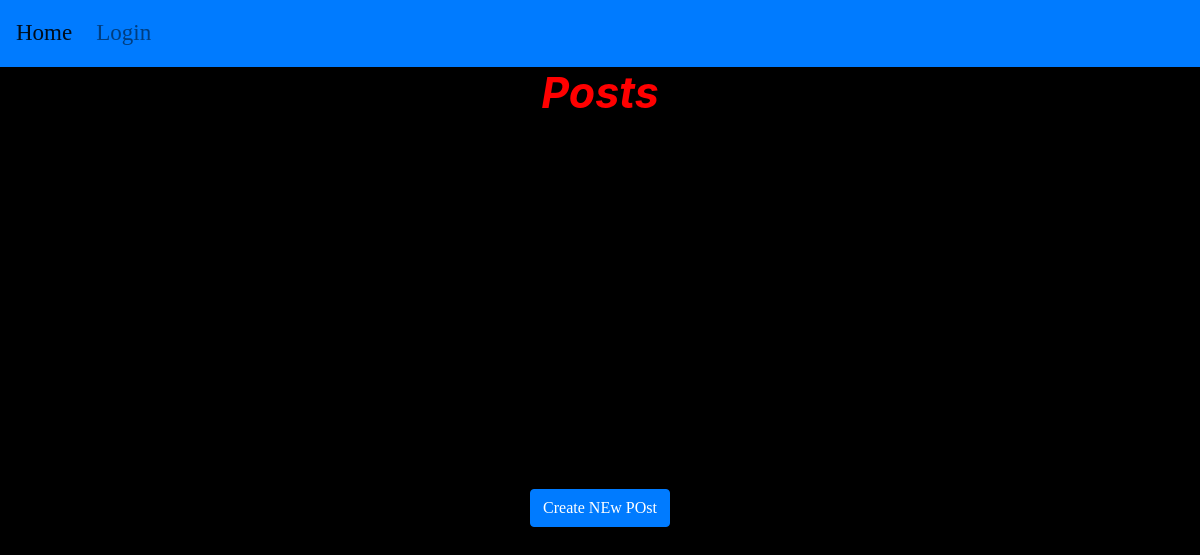
The page /blog/post/ on the database as committed earlier.
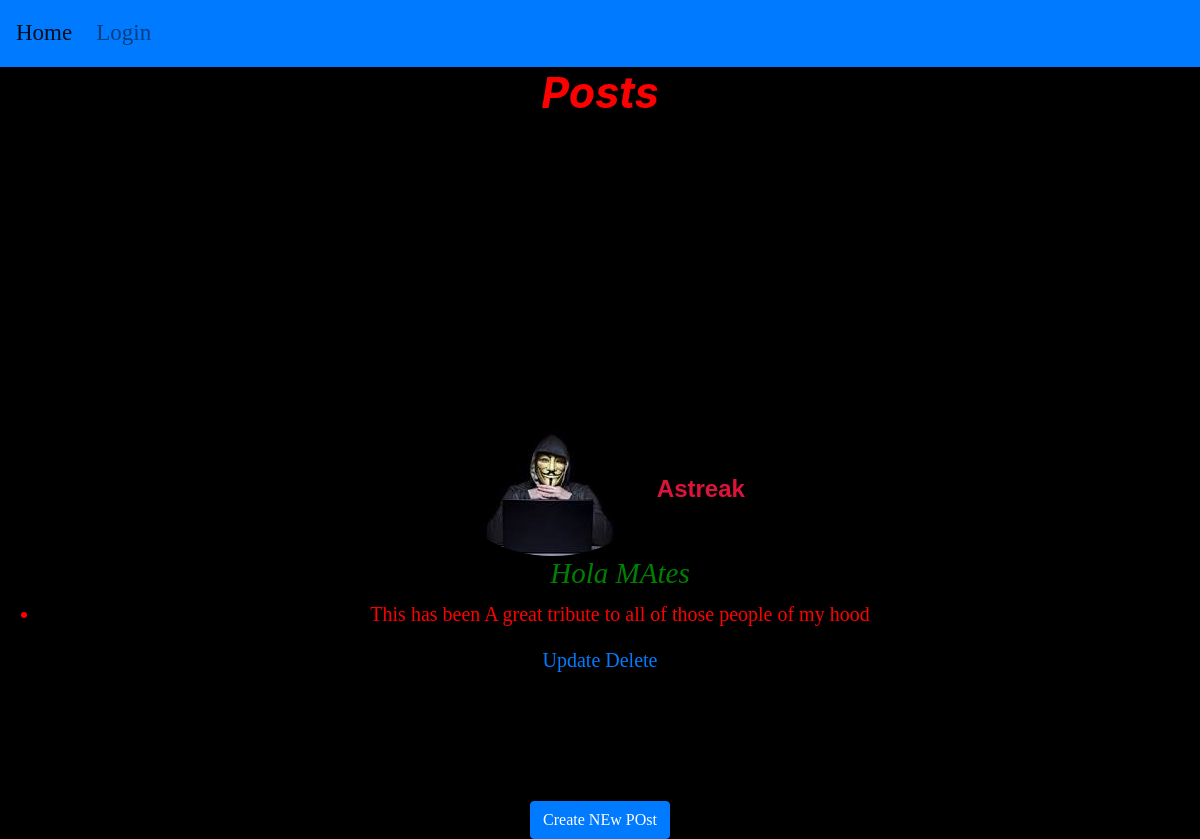
The same page on the database as committed later.
### blog/models.py (models this page shows, shortened)
class Post(models.Model):
    title=models.CharField(max_length=400)
    content=models.TextField()
    author=models.ForeignKey(User,on_delete=models.CASCADE)

### users/models.py (models this page shows, shortened)
class Account(models.Model):
   user=models.OneToOneField(User,on_delete=models.CASCADE);
   image=models.ImageField(default="default.jpg",upload_to="profile_pics")

### blog/views.py (the view)
# urls.py: path('post/',PostView.as_view(),name="blog-post"),
class PostView(ListView):
    model=Post
    template_name="blog/post.html"
    context_object_name="posts" # for getting off the default list object dtype

### blog/templates/blog/post.html (shortened to what this page needs)
{% extends 'blog/layout.html' %} {% block content %}
<h1 class="JOJJ"> Posts </h1>
<div class="headeer"> {% for i in posts%}
    <div class="popp">
        <img class="rounded-circle " src={{i.author.account.image.url}}>
        <b>{{i.author}}</b>
    </div>
    <ul>
        <a href="{% url 'post-view' i.id %}">
            <h3><span style=" color:green "> {{i.title}}</h3></a>
        <li> {{i.content}}</li>
    </ul>
    <a href="{% url 'post-update' i.id %}" >Update </a>
    <a href="{% url 'post-delete' i.id %}">Delete </a>
    <hr style="color:antiquewhite "><br>
    {% endfor %}
    <br><hr>
    <a href="{% url 'post-create' %}" class="btn btn-primary">Create NEw POst</a>
</div>
{% endblock content %}

Rows that differ between the two databases and show on the page:
added Post: author.account.image (picture), author "Astreak", title "Hola MAtes", content "This has been A great tribute to all of those people of my hood"
